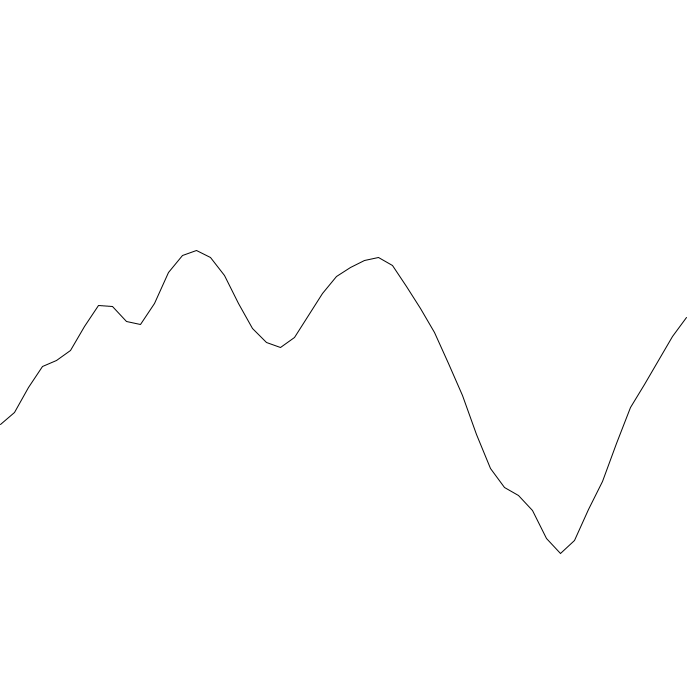
Frame 1 (no input)
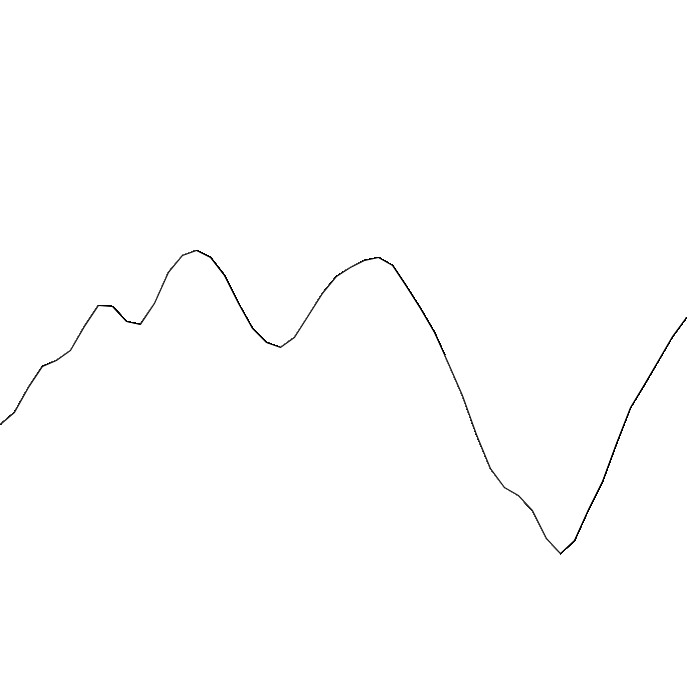
Frame 60 (the mouse pressed at the canvas centre just before this capture)
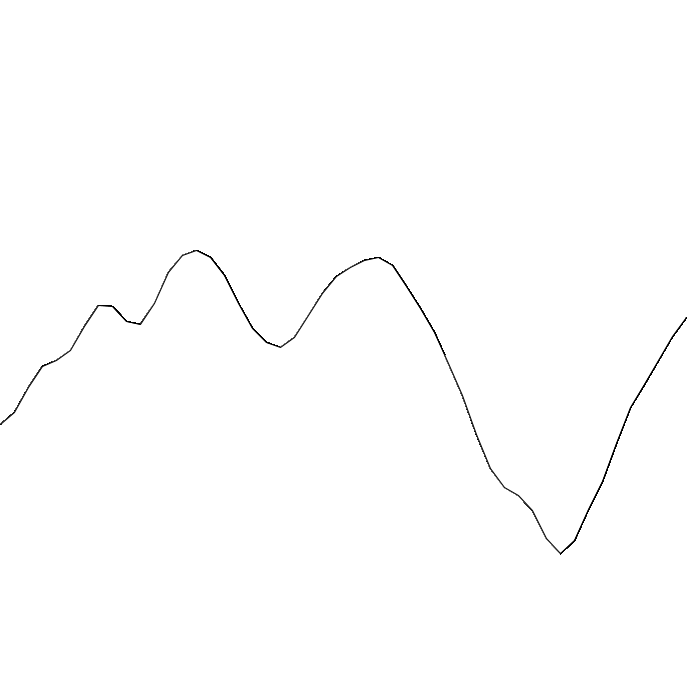
Frame 120 (the mouse held since frame 60 and released just before this capture)

The Processing sketch that drew these frames (run headless with seeded random() and noise(); from frame 60 on, the mouse is pressed at the canvas centre):

// Processing sketch: sketch_210815a_noise_sample
// ── sketch_210815a_noise_sample.pde
void setup() {
  size(700, 700);
  background(255);
}

void draw() {
  int div = 50;
 
  beginShape();
  
  for (int i = 0; i < div; i++) {
   float x = i * width / div;
   float y = noise(i * 0.05) * height;
   vertex(x, y);
  }
  
  endShape();
}
